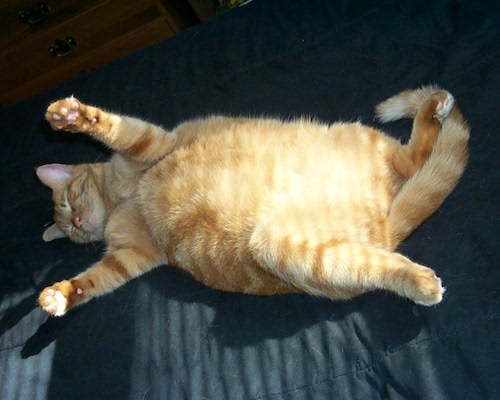
#> input picture data/img/1_cat.jpg, 500 x 400 px, found by its file name
$ python gradients.py
#> lines starting #> are read from the running program, lines starting #| are printed output that depends on the picture; after the words box and inside, x2 and y2 are one past the last pixel; in counts of white or black regions, pixels touching at a corner belong together
# -*- coding: UTF-8 -*-
"""
    @Author : Frank.Ren
    @Project : visual_computing
    @Product : PyCharm
    @createTime : 2023/9/8 19:09
    @Email : sc19lr@leeds.ac.uk
    @github : https://github.com/frankRenlf
    @Description :
"""

import cv2 as cv
import numpy as np
import matplotlib.pyplot as plt

if __name__ == "__main__":
    img = cv.imread('../data/img/1_cat.jpg')
#> img is the input picture: shape (400, 500, 3); mean B, G, R 69.4, 78.6, 77.3
    gray = cv.cvtColor(img, cv.COLOR_BGR2GRAY)
    # laplacian
    lap = cv.Laplacian(gray, cv.CV_64F)
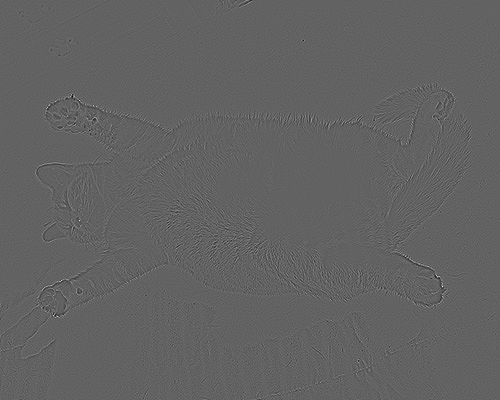
#> lap: shape (400, 500) float64; min -271, max 429, mean 0; drawn with min black and max white
    lap_display = np.uint8(np.absolute(lap))
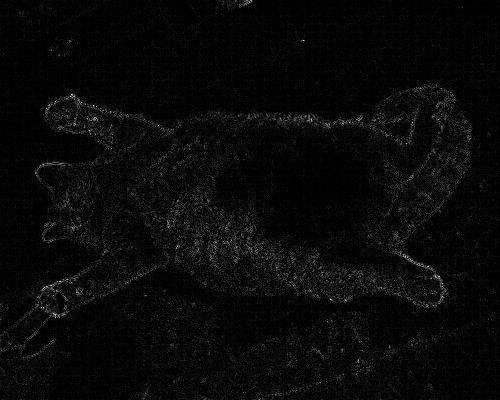
#> lap_display: shape (400, 500); min 0, max 224, mean 9.5
    # sobel
    sobel_x = cv.Sobel(gray, cv.CV_64F, 1, 0)
    sobel_y = cv.Sobel(gray, cv.CV_64F, 0, 1)
    sobel = cv.Sobel(gray, cv.CV_64F, 1, 1)
    sobel_xy = cv.bitwise_or(sobel_x, sobel_y)
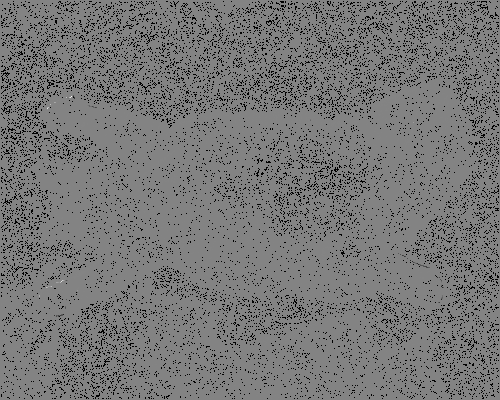
#> sobel_xy: shape (400, 500) float64; 9.3% of the values are NaN or infinite; the others: min -130944, max 122624, mean -64.43; drawn with min black, max white, NaN and infinite black

    while True:
        cv.imshow('gray', gray)
        cv.imshow('lap_display', lap_display)
        cv.imshow('sobel_x', sobel_x)
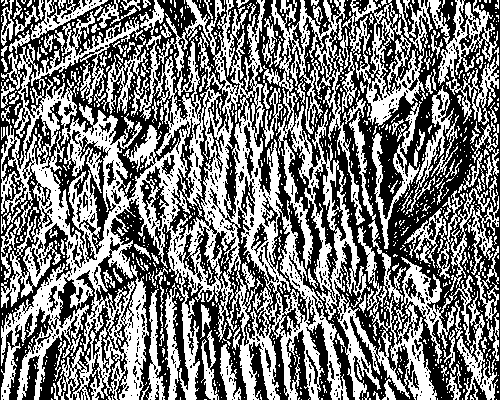
#> window 'sobel_x': shape (400, 500); 48% white; 1052 white regions (895 under 20 px), largest, box (x1, y1, x2, y2) and area: (1, 0, 349, 400) 49340, (263, 0, 473, 400) 14459, (342, 0, 499, 126) 6876
        cv.imshow('sobel_y', sobel_y)
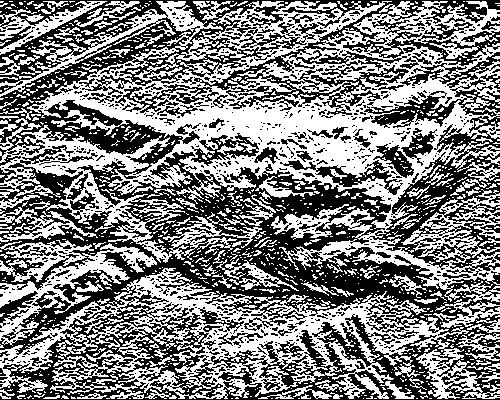
#> window 'sobel_y': shape (400, 500); 49.9% white; 1093 white regions (947 under 20 px), largest, box (x1, y1, x2, y2) and area: (0, 1, 500, 302) 48491, (0, 268, 500, 399) 21706, (0, 118, 262, 263) 7665
        cv.imshow('sobel', sobel)
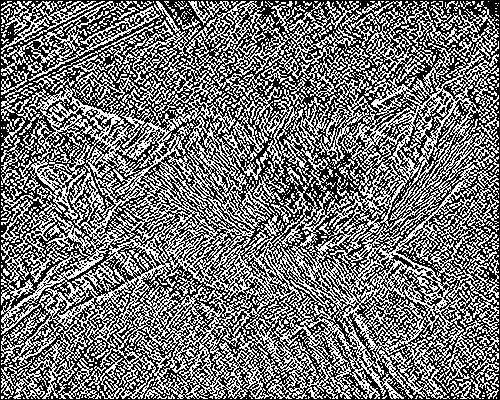
#> window 'sobel': shape (400, 500); 45.3% white in thin lines or dots
        cv.imshow('sobel_xy', sobel_xy)
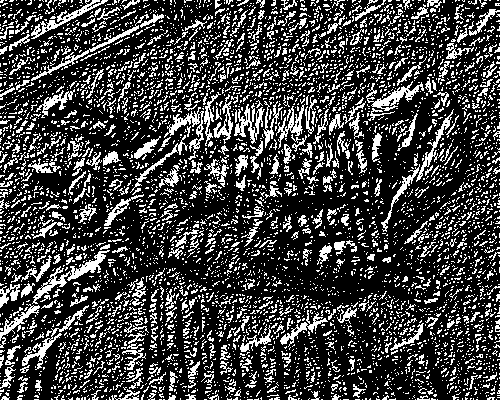
#> window 'sobel_xy': shape (400, 500); 25.2% white in thin lines or dots

        if cv.waitKey(1) == ord('q'):
#> (key q is pressed here)
            break
    cv.destroyAllWindows()
